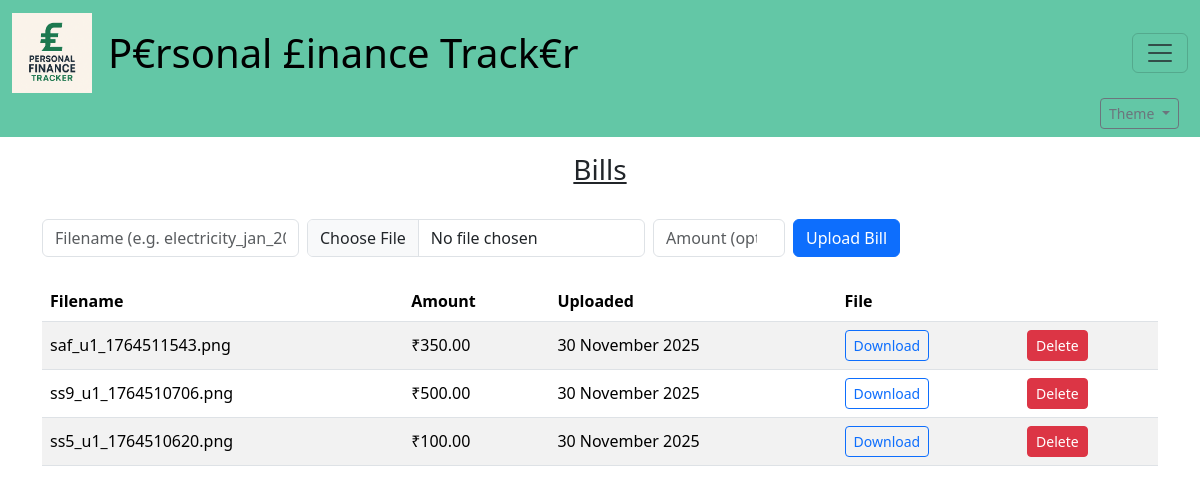
The page /bills (signed in) on the database its author committed.
### tables this page shows
CREATE TABLE bills (
    id INTEGER PRIMARY KEY AUTOINCREMENT,
    user_id INTEGER NOT NULL,
    filename TEXT NOT NULL,      -- the final stored filename (user-given base + extension)
    amount REAL,
    uploaded_at TEXT DEFAULT (strftime('%Y-%m-%d %H:%M:%S','now'))
);

### app.py (the view, shortened to what this page needs)
@app.route("/bills", methods=["GET", "POST"])
@login_required
def bills():
    user_id = session["user_id"]
    db = sqlite3.connect("transactions.db")
    db.row_factory = sqlite3.Row
    cur = db.cursor()
    cur.execute("""
        SELECT id, filename, amount, uploaded_at
        FROM bills
        WHERE user_id = ?
        ORDER BY uploaded_at DESC
    """, (user_id,))
    rows = cur.fetchall()
    db.close()
    ist = pytz.timezone("Asia/Kolkata")
    bills = []
    for r in rows:
        rec = dict(r)
        ua = rec.get("uploaded_at")
        formatted = ""
        if ua:
            try:
                dt = datetime.strptime(ua, "%Y-%m-%d %H:%M:%S")
            except Exception:
                try:
                    dt = datetime.fromisoformat(ua)
                except Exception:
                    dt = None
            if dt is not None:
                if dt.tzinfo is None:
                    dt = dt.replace(tzinfo=pytz.UTC)
                try:
                    dt_ist = dt.astimezone(ist)
                    formatted = dt_ist.strftime("%d %B %Y")  # e.g., "30 November 2025"
                except Exception:
                    formatted = ua
            else:
                formatted = ua
        rec["uploaded_at_fmt"] = formatted
        bills.append(rec)
    return render_template("bills.html", bills=bills)

### helpers.py (called while the page is built)
def login_required(f):
    @wraps(f)
    def wrapper(*args, **kwargs):
        if "user_id" not in session:
            return redirect(url_for("login"))
        return f(*args, **kwargs)
    return wrapper

### templates/bills.html (shortened to what this page needs)
{% extends "layout.html" %}
{% block body %}
<div class="container py-3">
  <h3 style="text-align: center; text-decoration: underline;">Bills</h3><br>
  <form action="{{ url_for('bills') }}" method="post" enctype="multipart/form-data" class="mb-4">
    <div class="row g-2 align-items-center">
      <div class="col-auto">
        <input type="text" name="filename" class="form-control" placeholder="Filename (e.g. electricity_jan_2025)" required>
      </div>
      <div class="col-auto">
        <input type="file" name="file" accept=".png,.jpg,.jpeg,.gif,.pdf" class="form-control" required>
      </div>
      <div class="col-auto" style="max-width:140px;">
        <input type="number" step="0.01" name="amount" class="form-control" placeholder="Amount (optional)">
      </div>
      <div class="col-auto">
        <button class="btn btn-primary" type="submit">Upload Bill</button>
      </div>
    </div>
  </form>
  <div class="table-responsive">
  <table class="table table-striped">
    <thead>
      <tr>
        <th>Filename</th>
        <th>Amount</th>
        <th>Uploaded</th>
        <th>File</th>
        <th></th>
      </tr>
    </thead>
    <tbody>
      {% for b in bills %}
      <tr>
        <td style="vertical-align:middle;">{{ b.filename }}</td>
        <td style="vertical-align:middle;">{% if b.amount is not none %}₹{{ '%.2f'|format(b.amount) }}{% else %}-{% endif %}</td>
        <td style="vertical-align:middle;">{{ b.uploaded_at_fmt }}</td>
        <td style="vertical-align:middle;">
          <a class="btn btn-sm btn-outline-primary" href="{{ url_for('static', filename='uploads/' ~ b.filename) }}" download="{{ b.filename }}">Download</a>
        </td>
        <td style="vertical-align:middle;">
          <form method="post" action="{{ url_for('delete_bill', bill_id=b.id) }}" onsubmit="return confirm('Delete this bill?');">
            <button class="btn btn-sm btn-danger" type="submit">Delete</button>
          </form>
        </td>
      </tr>
      {% endfor %}
    </tbody>
  </table>
  </div>
</div>
{% endblock %}

### rows shown on the page
bills: filename "saf_u1_1764511543.png", amount "350.00", uploaded_at_fmt "30 November 2025"
bills: filename "ss9_u1_1764510706.png", amount "500.00", uploaded_at_fmt "30 November 2025"
bills: filename "ss5_u1_1764510620.png", amount "100.00", uploaded_at_fmt "30 November 2025"
